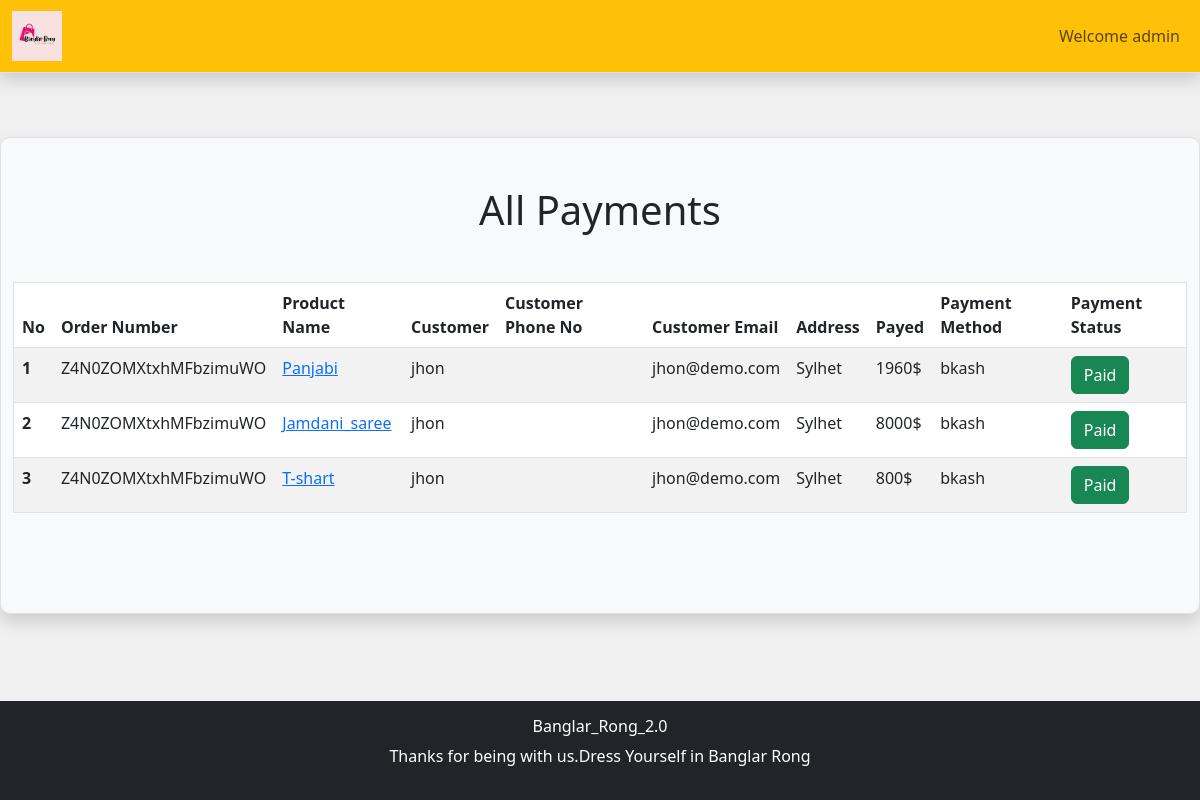
Screenshot of /admin_area/all-payments.php (signed in) with the database file from the repository.
### tables this page shows
CREATE TABLE `orders` (
  `OrderID` int(11) NOT NULL,
  `OrderNumber` text NOT NULL,
  `userID` int(11) NOT NULL,
  `orderStatus` tinyint(1) NOT NULL,
  `addr` text NOT NULL,
  `paymentMethod` text NOT NULL,
  `productID` text NOT NULL,
  `timestamp` timestamp NOT NULL DEFAULT current_timestamp(),
  `paymentStatus` tinyint(1) NOT NULL,
  `product_title` int(11) NOT NULL,
  `order_price` text NOT NULL,
  `offer_rate` int(11) NOT NULL,
  `quantity` int(11) NOT NULL,
  `delibariedDate` timestamp NULL DEFAULT NULL
);

CREATE TABLE `products` (
  `product_id` int(11) NOT NULL,
  `product_title` varchar(100) NOT NULL,
  `product_description` varchar(255) NOT NULL,
  `product_keywords` varchar(255) NOT NULL,
  `category_id` int(11) NOT NULL,
  `brand_id` int(11) NOT NULL,
  `product_image1` varchar(255) NOT NULL,
  `product_image2` varchar(255) NOT NULL,
  `product_image3` varchar(255) NOT NULL,
  `product_price` varchar(100) NOT NULL,
  `specialOffers` tinyint(1) NOT NULL,
  `offerRate` int(11) NOT NULL,
  `date` timestamp NOT NULL DEFAULT current_timestamp() ON UPDATE current_timestamp(),
  `status` varchar(100) NOT NULL
);

CREATE TABLE `users` (
  `id` int(120) NOT NULL,
  `fname` varchar(150) DEFAULT NULL,
  `lname` varchar(150) DEFAULT NULL,
  `username` varchar(150) DEFAULT NULL,
  `email` varchar(150) DEFAULT NULL,
  `password` varchar(150) DEFAULT NULL,
  `verify` tinyint(1) NOT NULL,
  `verify_code` text NOT NULL,
  `date` timestamp NULL DEFAULT current_timestamp(),
  `phone_no` text NOT NULL,
  `address` text NOT NULL
);

### admin_area/all-payments.php (the view, shortened to what this page needs)
<?php
require('header.php')
?>
    <div class="container-fluid mt-3  mb-5 bg-light rounded-lg border border-rounded shadow">
        <h1 class="text-center my-5">All Payments</h1>
        <table class="table table-striped border">
  <thead>
    <tr>
      <th scope="col">No</th>
      <th scope="col">Order Number</th>
      <th scope="col">Product Name</th>
      <th scope="col">Customer</th>
      <th scope="col">Customer Phone No</th>
      <th scope="col">Customer Email</th>
      <th scope="col">Address</th>
      <th scope="col">Payed</th>
      <th scope="col">Payment Method</th>
      <th scope="col">Payment Status</th>
    </tr>
  </thead>
  <tbody>
    <?php  global $con;
    $select_query = "SELECT *,users.fname,users.phone_no, users.email,products.product_title,products.product_price,products.offerRate FROM orders CROSS JOIN users,products WHERE users.id=orders.userID AND products.product_id=orders.productID";
$result_query = mysqli_query($con, $select_query);
$no = 1;
while ($row = mysqli_fetch_assoc($result_query)) {
    $OrderID = $row['OrderID'];
    $OrderNumber = $row['OrderNumber'];
    $product_title = $row['product_title'];
    $addr = $row['addr'];
    $paymentMethod = $row['paymentMethod'];
    $productID = $row['productID'];
    $fname = $row['fname'];
    $phone_no = $row['phone_no'];
    $email = $row['email'];
    $product_price = $row['product_price'];
    $offerRate = $row['offerRate'];
    ?>
    <tr class='product-<?php echo $OrderID;?>'>
      <th scope="row"><?php echo $no++;?></th>
      <td><?php echo $OrderNumber;?></td>
      <td> <a class='text-primary' href="product.php?id=<?php echo $productID;?>&view=true"><?php echo $product_title;?></a></td>
      <td><?php echo $fname;?></td>
      <td><?php echo $phone_no;?></td>
      <td><?php echo $email;?></td>
      <td><?php echo $addr ;?></td>
      <td><?php echo $product_price-(($product_price*$offerRate)/100);?>$</td>
      <td><?php echo $paymentMethod ;?></td>
      <td ><?php if( $paymentMethod=='bkash'){ ?>
        <a class="btn btn-success" href="#" role="button">Paid</a>
    <?php }else{ ?>
        <a class="btn btn-danger" href="#" role="button">Unpaid</a>
    <?php } ?>
    </td>
    </tr>
    <?php
}?>
  </tbody>
</table>
</div>
<?php
require('footer.php')
?>

### style.css (style rules this page uses)
* { margin: 0; padding: 0; box-sizing: border-box; }

### admin_area/header.php (style rules this page uses)
table { margin-bottom: 100px !important; }
.border-rounded { border-radius: 10px; }

### rows the page displays
orders: OrderNumber "Z4N0ZOMXtxhMFbzimuWO", productID.product_title "Panjabi", users.fname "jhon", users.email "jhon@demo.com", addr "Sylhet", $product_price-(($product_price*$offerRate)/100) "1960", paymentMethod "bkash", shows "Paid"
orders: OrderNumber "Z4N0ZOMXtxhMFbzimuWO", productID.product_title "Jamdani_saree", users.fname "jhon", users.email "jhon@demo.com", addr "Sylhet", $product_price-(($product_price*$offerRate)/100) "8000", paymentMethod "bkash", shows "Paid"
orders: OrderNumber "Z4N0ZOMXtxhMFbzimuWO", productID.product_title "T-shart", users.fname "jhon", users.email "jhon@demo.com", addr "Sylhet", $product_price-(($product_price*$offerRate)/100) "800", paymentMethod "bkash", shows "Paid"

### other values shown
$_SESSION['admin_name'] "admin"
